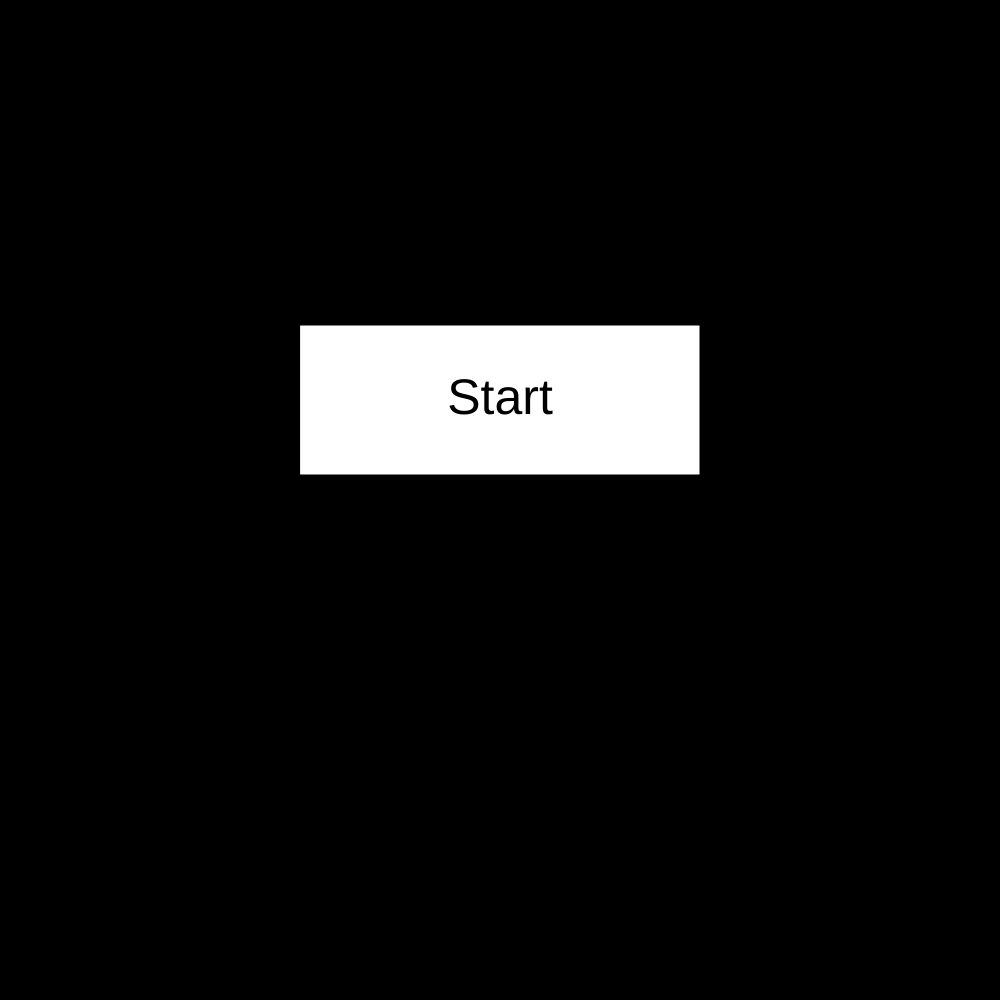
Frame 1 (no input)
Frame 60 (no input): identical to frame 1, image omitted
Frame 120 (the mouse pressed at the canvas centre since frame 60): identical to frame 1, image omitted

The p5.js sketch that drew this single still picture (run headless with seeded random() and noise() and a simulated clock; from frame 60 on, the mouse is pressed at the canvas centre):

// p5.js sketch
// ── sketch.js
// line art demo
// Your Name
// Date
//
// Extra for Experts:
// - describe what you did to take this project "above and beyond"

let grid;
let rows = 30;
let cols = 30;
let playerX = 15;
let playerY = 15;
let yVelocity = 1;
let xVelocity = 0;
let speed = 12;
let axis = "vertical";
let state = "start screen";
let alive = "alive";
let south;
let north;
let east;
let west;
let enemy;
let logo;

// function preload(){
//   logo = image("assets/mvtronlogo.png");
// }




function setup() {
  if (windowWidth > windowHeight) {
    createCanvas(windowHeight, windowHeight);
  }
  else {
    createCanvas(windowWidth, windowWidth);
  }
  
  
  grid = createEmptyGrid(cols, rows);
  grid[playerY][playerX] = 1;
  enemy1 = new Cycle(15,1);
  enemy2 = new Cycle(15,5);
}


function draw() {
  if (state === "start screen") {
    background(0);
    menu();
    checkButtonClick();
  }

  if (state === "go"){
    background(220);
    
    displayGrid(grid, rows, cols);

    if (frameCount % speed === 0) {
      handleKey();
    }

    if (frameCount % 10 === 0) {
      enemy1.update();
      enemy1.move();
      enemy1.display();
    }


}
if(state === "over") {
  displayGrid(grid, rows, cols);
  for (let y = 0; y < rows; y++) {
    for (let x = 0; x < cols; x++) {
      if (grid[y][x] === 1) {
        grid[y][x] = 0;
      }
    }
  }
}
if(alive === "dead") {
  enemy1.update();
  enemy1.move();
  enemy1.display();
  displayGrid(grid, rows, cols);
}
  if (keyIsDown(LEFT_ARROW)){
    speed = 15;
  }else{
    speed = 20;
  }
}



function windowResized() {
  if (windowWidth > windowHeight) {
    createCanvas(windowHeight, windowHeight);
  }
  else {
    createCanvas(windowWidth, windowWidth);
  }
}

function handleKey() {
  
  if (key === "s") {
    if (axis === "horizontal"){
      yVelocity = 1;
      xVelocity = 0;
    }
    axis = "vertical";
  }
  if (key === "d") {
    if (axis === "vertical"){
      yVelocity = 0;
      xVelocity = 1;
    }
    axis = "horizontal";
  }
  if (key === "a") {
    if (axis === "vertical"){
      yVelocity = 0;
      xVelocity = -1;
    }
    axis = "horizontal";
  }
  if (key === "w") {
    if (axis === "horizontal"){
      yVelocity = -1;
      xVelocity = 0;
    }
    axis = "vertical";
  }
  
  
  
    
 
  
  if (alive !== "dead"){
    playerY += yVelocity;
    playerX += xVelocity;
  }
  
  
  // put player back into gri
  if (grid[playerY][playerX] === 1 && alive !== "dead"|| grid[playerY][playerX] === 2 && alive !== "dead"){
    state = "over";
  }
  else{
    grid[playerY][playerX] = 1;
  }


  

}

function createEmptyGrid() {
  let emptyGrid = [];
  for (let x = 0; x < cols; x++) {
    emptyGrid.push([]);
    for (let y = 0; y < rows; y++) {
      emptyGrid[x].push(0);
    }
  }
  return emptyGrid;
}

function displayGrid(grid, rows, cols) {
  let cellSize = width / cols;
  for (let y = 0; y < rows; y++) {
    for (let x = 0; x < cols; x++) {
      if (grid[y][x] === 0) {
        fill(0);
        stroke(0)
      }
      else if(grid[y][x] === 1) {
        fill(51,171,249);
        stroke(51,171,249);
      }
      else if(grid[y][x] === 2){
        fill(255,165,0);
        stroke(255,165,0);
      }
      rect(x*cellSize, y*cellSize, cellSize, cellSize);
    }
  }
}



class Cycle {
  constructor(x,y){
    this.cycleX = x;
    this.cycleY = y;
    this.xVel = 0;
    this.yVel = 1;
    this.direction = "south";
    
  }

  setup() {
    grid[this.cycleY][this.cycleX] = 2;
  }

  update() {
    let clear = true;
    west = grid[this.cycleY][this.cycleX-1];
    south = grid[this.cycleY+1][this.cycleX];
    north = grid[this.cycleY-1][this.cycleX];
    east = grid[this.cycleY][this.cycleX+1];

    if (this.direction === "south"){
      if(south === 1|| west === 1|| east === 1 || south === 2|| west === 2|| east === 2) {
        clear = !clear;
      }else if(this.cycleY < 1) {
        clear = !clear;
      }
    }
    if (this.direction === "north"){
      if(north === 1|| west === 1|| east === 1 || north === 2|| west === 2|| east === 2) {
        clear = !clear;
      }else if(this.cycleY > 29) {
        clear = !clear;
      }
    }
    if (this.direction === "east"){
      if(south === 1|| north === 1|| east === 1 || south === 2|| north === 2|| east === 2) {
        clear = !clear;
      }else if(this.cycleX > 29) {
        clear = !clear;
      }
    }
    if (this.direction === "west"){
      if(south === 1|| west === 1|| north === 1 || south === 2|| west === 2|| north === 2) {
        clear = !clear;
      }else if(this.cycleY < 1) {
        clear = !clear;
      }
    }


    if (clear) {
      if (this.cycleY < playerY){
        if (this.direction === "north") {
          if (this.cycleX > playerX){
            this.direction = "west";
          }else{
            this.direction = "east";
          }
        }else{
          this.direction = "south";
        }
      }else if (this.cycleY > playerY){
        if (this.direction === "south"){
          if (this.cycleX > playerX){
            this.direction = "west";
          }else{
            this.direction = "east";
          }
        }else{
          this.direction = "north"
        }
      }else if(this.cycleY === playerY) {
        if (this.cycleX > playerX){
          this.direction = "west";
        }else{
          this.direction = "east";
        }
      }
    }

    if (!clear) {
      if (this.direction === "south") {
        if (south === 1 || south === 2) {
          if (west === 0) {
            this.direction = "west";
          }else if (east === 0){
            this.direction = "east";
          }else{
            alive = "dead";
            this.direction = "none";
          }
        }else if (west !== 0 || east !== 0 ) {
          this.direction = "south";
        }
    }

      else if (this.direction === "north") {
        if (north === 1 || north === 2 ) {
          if (west === 0) {
            this.direction = "west";
          }else if (east === 0){
            this.direction = "east";
          }else{
            alive = "dead";
            this.direction = "none";
          }
        }else if (west !== 0 || east !== 0 ) {
          this.direction = "north";
        }
      }

      else if (this.direction === "east") {
        if (east === 1 || east === 2) {
          if (south === 0) {
            this.direction = "south";
          }else if (north === 0){
            this.direction = "north";
          }else{
            alive = "dead";
            this.direction = "none";
          }
        }else if (north !== 0 || south !== 0) {
          this.direction = "east";
        }
      }

      else if (this.direction === "west") {
        if (west === 1 || west === 2) {
          if (south === 0) {
            this.direction = "south";
          }else if (north === 0){
            this.direction = "north";
          }else{
            alive = "dead";
            this.direction = "none";
          }
        }else if (north !== 0 || south !== 0) {
          this.direction = "west";
        }
      }
    }
    if(alive === "dead") {
      for (let y = 0; y < rows; y++) {
        for (let x = 0; x < cols; x++) {
          if (grid[y][x] === 2) {
            grid[y][x] = 0;
          }
        }
      }
    }
  }

  move() {
    if (this.direction === "south"){
      this.xVel= 0;
      this.yVel = 1;
    }
    if (this.direction === "north"){
      this.xVel= 0;
      this.yVel = -1;
    }
    if (this.direction === "east"){
      this.xVel= 1;
      this.yVel = 0;
    }
    if (this.direction === "west"){
      this.xVel= -1;
      this.yVel = 0;
    }
    if (this.direction === "none"){
      this.xVel= 0;
      this.yVel = 0;
    }
    
    
    this.cycleX += this.xVel;
    this.cycleY += this.yVel;

    

  }

  display() {
    if (alive === "alive"){
      grid[this.cycleY][this.cycleX] = 2;
    }
  }


}

function menu() {
  rectMode(CENTER);
  fill(255);
  rect(width/2, height/2 - 100, 400, 150);
  textAlign(CENTER, CENTER);
  textSize(50);
  fill(0);
  text("Start",width/2,height/2 -100);
}

function checkButtonClick() {
  if (mouseIsPressed) {
    if (mouseX > width/2 - 200 && mouseX < width/2 + 200 && mouseY > height/2 - 100 - 75 && mouseY < height/2 - 100 + 75) {
      state = "go";
    }
  }
}



// function handleCycle() {
//   let clear = true;
//   west = grid[cycleY][cycleX-1];
//   south = grid[cycleY+1][cycleX];
//   north = grid[cycleY-1][cycleX];
//   east = grid[cycleY][cycleX+1];

//   if (direction === "south"){
//     if(south === 1|| west === 1|| east === 1 || south === 2|| west === 2|| east === 2) {
//       clear = !clear;
//     }
//   }
//   if (direction === "north"){
//     if(north === 1|| west === 1|| east === 1 || north === 2|| west === 2|| east === 2) {
//       clear = !clear;
//     }
//   }
//   if (direction === "east"){
//     if(south === 1|| north === 1|| east === 1 || south === 2|| north === 2|| east === 2) {
//       clear = !clear;
//     }
//   }
//   if (direction === "west"){
//     if(south === 1|| west === 1|| north === 1 || south === 2|| west === 2|| north === 2) {
//       clear = !clear;
//     }
//   }


//   if (clear) {
//     if (cycleY < playerY){
//       if (direction === "north") {
//         if (cycleX > playerX){
//           direction = "west";
//         }else{
//           direction = "east";
//         }
//       }else{
//         direction = "south";
//       }
//     }else if (cycleY > playerY){
//       if (direction === "south"){
//         if (cycleX > playerX){
//           direction = "west";
//         }else{
//           direction = "east";
//         }
//       }else{
//         direction = "north"
//       }
//     }else if(cycleY === playerY) {
//       if (cycleX > playerX){
//         direction = "west";
//       }else{
//         direction = "east";
//       }
//     }
//   }

//   if (!clear) {
//     if (direction === "south") {
//       if (south === 1 || south === 2) {
//         if (west === 0) {
//           direction = "west";
//         }else if (east === 0){
//           direction = "east";
//         }else{
//           state = "dead";
//           direction = "none";
//         }
//       }else if (west !== 0 || east !== 0) {
//         direction = "south";
//       }
//     }

//     else if (direction === "north") {
//       if (north === 1 || north === 2 ) {
//         if (west === 0) {
//           direction = "west";
//         }else if (east === 0){
//           direction = "east";
//         }else{
//           state = "over";
//           direction = "none";
//         }
//       }else if (west !== 0 || east !== 0 ) {
//         direction = "north";
//       }
//     }

//     else if (direction === "east") {
//       if (east === 1 || east === 2) {
//         if (south === 0) {
//           direction = "south";
//         }else if (north === 0){
//           direction = "north";
//         }else{
//           state = "over";
//           direction = "none";
//         }
//       }else if (north !== 0 || south !== 0) {
//         direction = "east";
//       }
//     }

//     else if (direction === "west") {
//       if (west === 1 || west === 2) {
//         if (south === 0) {
//           direction = "south";
//         }else if (north === 0){
//           direction = "north";
//         }else{
//           state = "over";
//           direction = "none";
//         }
//       }else if (north !== 0 || south !== 0) {
//         direction = "west";
//       }
//     }

//   }

//   if(state === "over") {
//     for (let y = 0; y < rows; y++) {
//       for (let x = 0; x < cols; x++) {
//         if (grid[y][x] === 2) {
//           grid[y][x] = 0;
//         }
//       }
//     }
//   }
   
//   if (direction === "south"){
//     xVel = 0;
//     yVel = 1;
//   }
//   if (direction === "north"){
//     xVel = 0;
//     yVel = -1;
//   }
//   if (direction === "east"){
//     xVel = 1;
//     yVel = 0;
//   }
//   if (direction === "west"){
//     xVel = -1;
//     yVel = 0;
//   }
//   if (direction === "none"){
//     xVel = 0;
//     yVel = 0;
//   }
  
  
//   cycleX += xVel;
//   cycleY += yVel;

//   if (state === "go"){
//     grid[cycleY][cycleX] = 2;
//   }

// }
